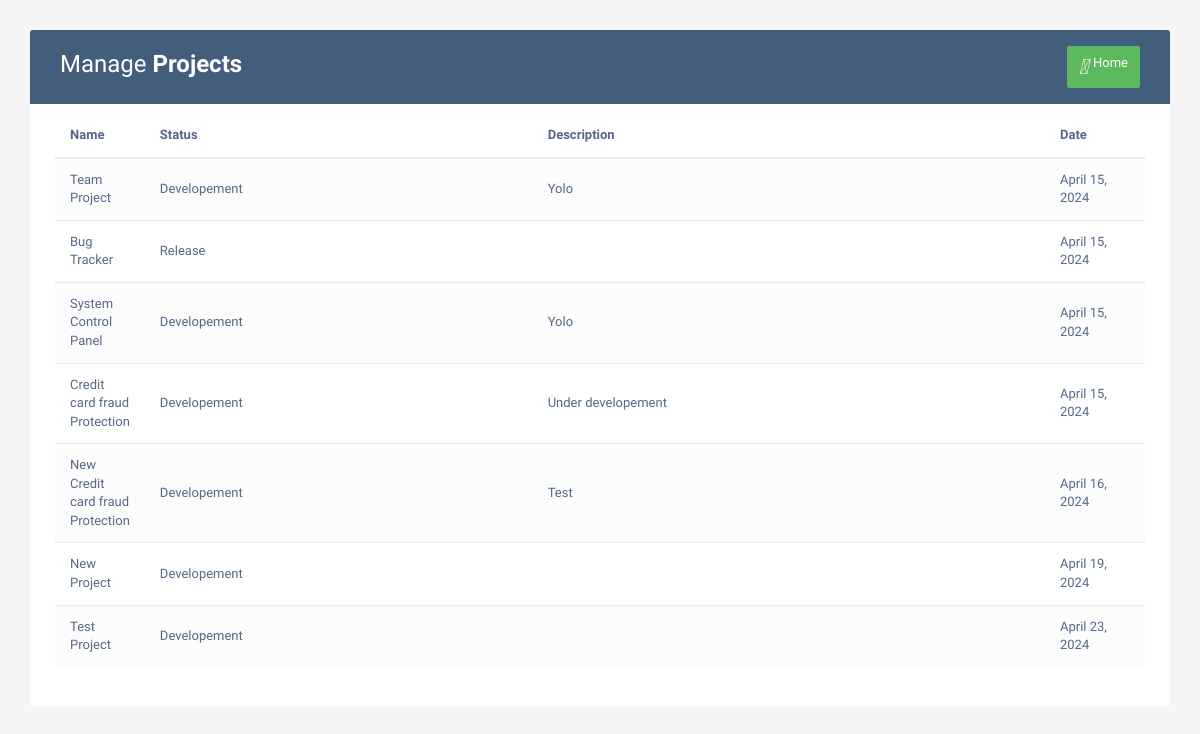
Screenshot of /Userproject (signed in) with the database file from the repository.
### home/models.py (models this page shows, shortened)
class Project(models.Model):
    Pname = models.CharField(max_length=122)
    Pstatus = models.CharField(max_length=122)
    Desc = models.TextField()
    date = models.DateField()
    users = models.ManyToManyField(User)

### home/views.py (the view)
# urls.py: path('Userproject',views.Userproject,name='Project'),
@login_required
def Userproject(request):
    my_data = Project.objects.all()
    return render(request,'Userproject.html',{'my_data':my_data})

### templates/Userproject.html (shortened to what this page needs)
<!DOCTYPE html>
<html lang="en">
<head>
<link rel="stylesheet" href="https://maxcdn.bootstrapcdn.com/font-awesome/4.7.0/css/font-awesome.min.css">
<link rel="stylesheet" href="https://maxcdn.bootstrapcdn.com/bootstrap/3.3.7/css/bootstrap.min.css">
</head>
<body>
    <div class="container">
        <div class="table-responsive">
            <div class="table-wrapper">
                <div class="table-title">
                    <div class="row">
                        <div class="col-xs-6">
                            <h2>Manage <b>Projects</b></h2>
                        </div>
                        <div class="col-xs-6">
                            <a href="/base" class="btn btn-success" data-toggle="modal"><i>&#xE147;</i> <span>Home</span></a>
                        </div>
                    </div>
                </div>
                <table class="table table-striped table-hover">
                    <thead>
                        <tr>
                            <th>Name</th>
                            <th>Status</th>
                            <th>Description</th>
                            <th>Date</th>
                        </tr>
                    </thead>
                    <tbody>
                        {% for item in my_data %}
                        <tr>
                            <td> {{item.Pname}} </td>
                            <td> {{item.Pstatus}} </td>
                            <td> {{item.Desc}} </td>
                            <td> {{item.date}} </td>
                        </tr>
                        {% endfor %}
                    </tbody>
                </table>
            </div>
        </div>
    </div>
</body>

### templates/Userproject.html (style rules this page uses)
body { color: #566787; background: #f5f5f5; font-family: 'Varela Round', sans-serif; font-size: 13px; }
.table-responsive { margin: 30px 0; }
.table-wrapper { min-width: 1000px; background: #fff; padding: 20px 25px; border-radius: 3px; box-shadow: 0 1px 1px rgba(0,0,0,.05); }
.table-title { padding-bottom: 15px; background: #435d7d; color: #fff; padding: 16px 30px; margin: -20px -25px 10px; border-radius: 3px 3px 0 0; }
.table-title h2 { margin: 5px 0 0; font-size: 24px; }
.table-title .btn { color: #fff; float: right; font-size: 13px; border: none; min-width: 50px; border-radius: 2px; border: none; outline: none !important; margin-left: 10px; }
.table-title .btn i { float: left; font-size: 21px; margin-right: 5px; }
.table-title .btn span { float: left; margin-top: 2px; }
table.table tr th, table.table tr td { border-color: #e9e9e9; padding: 12px 15px; vertical-align: middle; }
table.table tr th:first-child { width: 60px; }
table.table tr th:last-child { width: 100px; }
table.table-striped tbody tr:nth-of-type(odd) { background-color: #fcfcfc; }

### rows the page displays
Project: Pname "Team Project", Pstatus "Developement", Desc "Yolo", date "April 15, 2024"
Project: Pname "Bug Tracker", Pstatus "Release", date "April 15, 2024"
Project: Pname "System Control Panel", Pstatus "Developement", Desc "Yolo", date "April 15, 2024"
Project: Pname "Credit card fraud Protection", Pstatus "Developement", Desc "Under developement", date "April 15, 2024"
Project: Pname "New Credit card fraud Protection", Pstatus "Developement", Desc "Test", date "April 16, 2024"
Project: Pname "New Project", Pstatus "Developement", date "April 19, 2024"
Project: Pname "Test Project", Pstatus "Developement", date "April 23, 2024"
